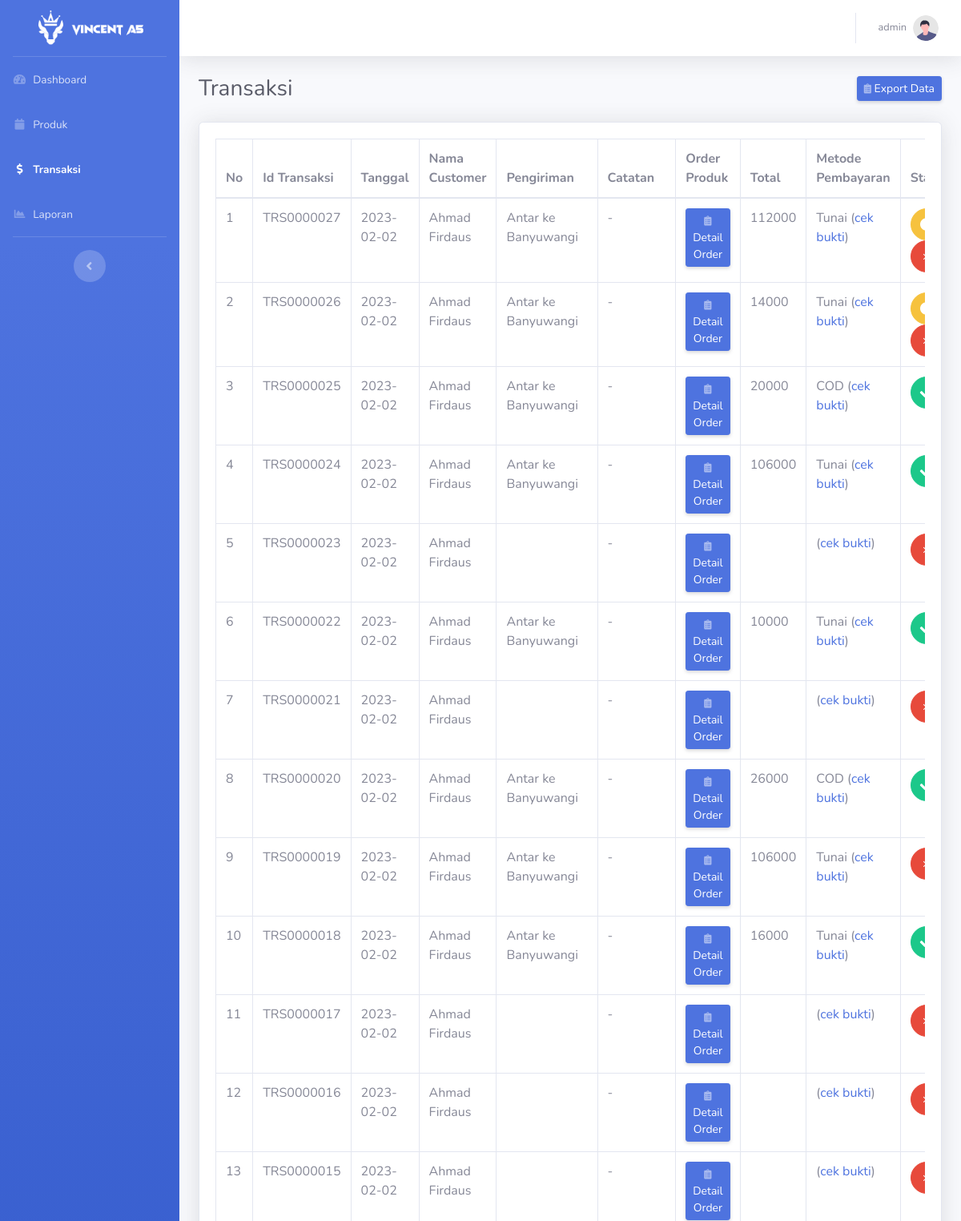
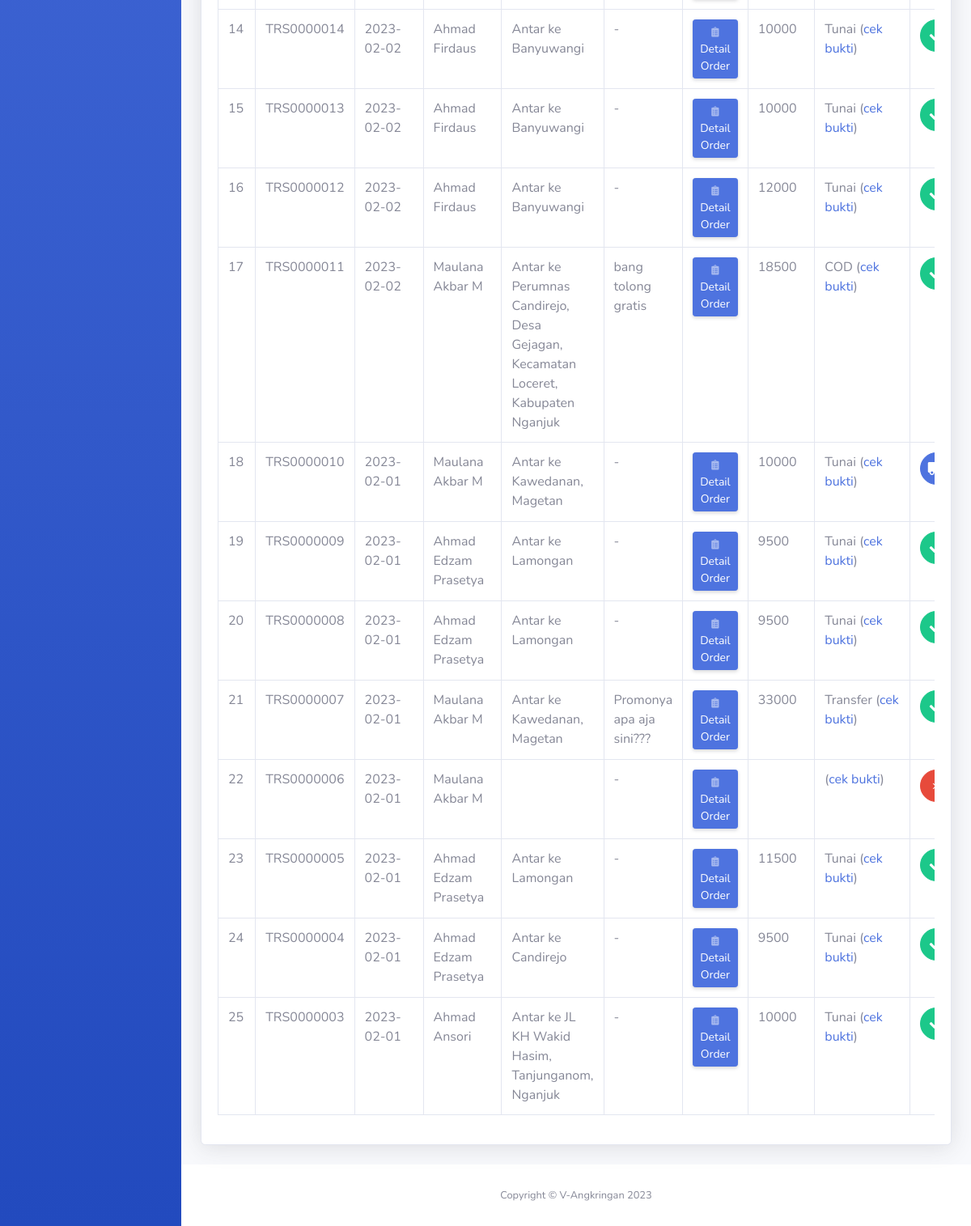
Page /admin/transaksi.php (signed in) on the committed database (2 pictures, top to bottom).
### tables this page shows
CREATE TABLE `transaksi` (
  `id_transaksi` char(10) NOT NULL,
  `username` varchar(30) NOT NULL,
  `subtotal` bigint(15) DEFAULT NULL,
  `pengiriman` varchar(150) DEFAULT NULL,
  `metode` varchar(100) DEFAULT NULL,
  `status` enum('0','1','2','3') DEFAULT NULL,
  `catatanpbl` text DEFAULT NULL,
  `catatan` text DEFAULT NULL,
  `tanggal_transaksi` date NOT NULL DEFAULT current_timestamp(),
  `gambarbukti` varchar(150) DEFAULT NULL
);

CREATE TABLE `user` (
  `username` varchar(30) NOT NULL,
  `email` varchar(30) DEFAULT NULL,
  `password` varchar(20) NOT NULL,
  `nama_lengkap` varchar(30) NOT NULL,
  `no_hp` varchar(13) NOT NULL,
  `alamat` varchar(100) NOT NULL,
  `level` enum('admin','pelanggan','''') DEFAULT NULL,
  `kodeotp` int(10) DEFAULT NULL,
  `gambaruser` varchar(150) DEFAULT NULL
);

### admin/transaksi.php (the view, shortened to what this page needs)
<?php
require ('koneksi.php');
?>
<!DOCTYPE html>
<html lang="en">
<head>
    <link href="vendor/fontawesome-free/css/all.min.css" rel="stylesheet" type="text/css">
    <link href="css/sb-admin-2.min.css" rel="stylesheet">
</head>
<body id="page-top">
    <div id="wrapper">
        <ul class="navbar-nav bg-gradient-primary sidebar sidebar-dark accordion" id="accordionSidebar">
            <a class="sidebar-brand d-flex align-items-center justify-content-center" href="index.php">
                <div class="sidebar-brand-icon">
                    <img src="..\assets\gambar\a5-img.png" style="width:70%">
                </div>
            </a>
            <hr class="sidebar-divider my-0">
            <li class="nav-item">
                <a class="nav-link" href="index.php">
                    <i class="fas fa-fw fa-tachometer-alt"></i>
                    <span>Dashboard</span></a>
            </li>
            <li class="nav-item">
                <a class="nav-link" href="produk.php">
                    <i class="fas fa-fw fa-calendar"></i>
                    <span>Produk</span></a>
            </li>
            <li class="nav-item active">
                <a class="nav-link" href="transaksi.php">
                    <i class="fas fa-fw fa-dollar-sign"></i>
                    <span>Transaksi</span></a>
            </li>
                        <li class="nav-item">
                <a class="nav-link" href="laporan.php">
                    <i class="fas fa-fw fa-chart-area"></i>
                    <span>Laporan</span></a>
            </li>
            <hr class="sidebar-divider d-none d-md-block">
            <div class="text-center d-none d-md-inline">
                <button class="rounded-circle border-0" id="sidebarToggle"></button>
            </div>
        </ul>
        <div id="content-wrapper" class="d-flex flex-column">
            <div id="content">
                <nav class="navbar navbar-expand navbar-light bg-white topbar mb-4 static-top shadow">
                    <ul class="navbar-nav ml-auto">
                        <li class="nav-item dropdown no-arrow">
                            <a class="nav-link dropdown-toggle" href="#" id="userDropdown" role="button"
                                data-toggle="dropdown" aria-haspopup="true" aria-expanded="false">
                                <span class="mr-2 d-none d-lg-inline text-gray-600 small"><?php echo $_SESSION['ses'] ?></span>
                                <img class="img-profile rounded-circle"
                                    src="img/undraw_profile.svg">
                            </a>
                        </li>
                    </ul>
                </nav>
                <div class="container-fluid">
                    <div class="d-sm-flex align-items-center justify-content-between mb-4">
                        <h1 class="h3 mb-0 text-gray-800">Transaksi</h1> <a href="export-data-transaksi.php" class="btn btn-sm btn-primary shadow-sm"><i class="fas fa-clipboard-list fa-sm text-white-50"></i> Export Data</a>
                    </div>
                    <div class="card shadow mb-4">
                        <div class="card-body">
                            <div class="table-responsive">
                                <table class="table table-bordered" id="dataTable" width="100px" cellspacing="0">
                                    <thead>
                                        <tr>
                                            <th>No</th>
                                            <th>Id Transaksi</th>
                                            <th>Tanggal</th>
                                            <th>Nama Customer</th>
                                            <th>Pengiriman</th>
                                            <th>Catatan</th>
                                            <th>Order Produk</th>
                                            <th>Total</th>
                                            <th>Metode Pembayaran</th>
                                            <th>Status</th>
                                        </tr>
                                    </thead>
                                    <tbody>
                            <?php
                            $query = "SELECT id_transaksi as id, tanggal_transaksi as tanggal,nama_lengkap as nama, subtotal as total,  transaksi.pengiriman as alamat, transaksi.metode as metode, transaksi.status as status, transaksi.catatanpbl as catatan, transaksi.gambarbukti as gambar FROM transaksi JOIN user ON transaksi.username = user.username order by id desc";
                            $result = mysqli_query($koneksi, $query);
                            $no1 = 1;
                            while ($row = mysqli_fetch_array($result)) {
                                $idtransaksi = $row['id'];
                                $tgltransaksi = $row['tanggal'];
                                $namalengkap = $row['nama'];
                                $alamat = $row['alamat'];
                                $totalbayar = $row['total'];
                                $status = $row['status'];
                                $metode = $row['metode'];
                                $catatan = $row['catatan'];
                                ?>
                            <tr>
                                <td><?php echo $no1; ?></td>
                                <td><?php echo $idtransaksi; ?></td>
                                <td><?php echo $tgltransaksi; ?></td>
                                <td><?php echo $namalengkap; ?></td>
                                <td><?php echo $alamat; ?></td>
                                <td><?php
                                if($catatan==null) {
                                 echo "-";
                                } else {
                                    echo $catatan;
                                }
                                ?></td>
                                <td><a class="btn btn-sm btn-primary shadow-sm" title="Detail Order" href="" data-toggle="modal" data-target="#myorder<?php echo $row['id']; ?>"><i class="fas fa-clipboard-list fa-sm text-white-50"></i> Detail Order</a></a>
                            </td>
                                <td><?php echo $totalbayar; ?></td>
                                <td><?php echo $metode; ?> (<a href="" data-toggle="modal" data-target="#cekbukti<?php echo $idtransaksi; ?>">cek bukti</a>)
                            </td>
                                <td>
                                <?php
                                    if($status=="0") {
                                        echo "<a class='btn btn-warning btn-circle' title='Transaksi sedang Diproses' href='proses-trans.php?id=$idtransaksi'><i class='fas fa-clock'></i></a>";
                                        echo "<a class='btn btn-danger btn-circle' title='Batalkan Transaksi' href='batalkan-trans.php?id=$idtransaksi' onclick='if (confirm('Apakah yakin ingin membatalkan pesanan?')){return true;}else{event.stopPropagation(); event.preventDefault();};'>&times;</a>";
                                    }
                                    elseif ($status=="1") {
                                        echo "<a class='btn btn-primary btn-circle' title='Transaksi Dikirim' href='#'><i class='fas fa-truck'></i></a>";
                                    }elseif ($status=="2") {
                                        echo "<a class='btn btn-success btn-circle' title='Transaksi Selesai' href='#'><i class='fas fa-check'></i></a>";
                                    }
                                     else {
                                        echo "<a class='btn btn-danger btn-circle' title='Transaksi Dibatalkan' href='#'>&times;</a>";
                                    }
                                    ?>
                                </td>
                            </tr>
                            <?php
                            $no1++;
                            } ?>
                                    </tbody>
                                </table>
                            </div>
                        </div>
                    </div>
                </div>
            </div>
            <footer class="sticky-footer bg-white">
                <div class="container my-auto">
                    <div class="copyright text-center my-auto">
                        <span>Copyright &copy; V-Angkringan <?php echo date('Y'); ?></span>
                    </div>
                </div>
            </footer>
        </div>
    </div>
</body>
</html>

### rows in the picture
transaksi: id_transaksi "TRS0000027", tanggal_transaksi "2023-02-02", username.nama_lengkap "Ahmad Firdaus", pengiriman "Antar ke Banyuwangi", subtotal "112000", metode "Tunai"
transaksi: id_transaksi "TRS0000026", tanggal_transaksi "2023-02-02", username.nama_lengkap "Ahmad Firdaus", pengiriman "Antar ke Banyuwangi", subtotal "14000", metode "Tunai"
transaksi: id_transaksi "TRS0000025", tanggal_transaksi "2023-02-02", username.nama_lengkap "Ahmad Firdaus", pengiriman "Antar ke Banyuwangi", subtotal "20000", metode "COD", status "2" (drawn)
transaksi: id_transaksi "TRS0000024", tanggal_transaksi "2023-02-02", username.nama_lengkap "Ahmad Firdaus", pengiriman "Antar ke Banyuwangi", subtotal "106000", metode "Tunai", status "2" (drawn)
transaksi: id_transaksi "TRS0000023", tanggal_transaksi "2023-02-02", username.nama_lengkap "Ahmad Firdaus"
transaksi: id_transaksi "TRS0000022", tanggal_transaksi "2023-02-02", username.nama_lengkap "Ahmad Firdaus", pengiriman "Antar ke Banyuwangi", subtotal "10000", metode "Tunai", status "2" (drawn)
transaksi: id_transaksi "TRS0000021", tanggal_transaksi "2023-02-02", username.nama_lengkap "Ahmad Firdaus"
transaksi: id_transaksi "TRS0000020", tanggal_transaksi "2023-02-02", username.nama_lengkap "Ahmad Firdaus", pengiriman "Antar ke Banyuwangi", subtotal "26000", metode "COD", status "2" (drawn)
transaksi: id_transaksi "TRS0000019", tanggal_transaksi "2023-02-02", username.nama_lengkap "Ahmad Firdaus", pengiriman "Antar ke Banyuwangi", subtotal "106000", metode "Tunai"
transaksi: id_transaksi "TRS0000018", tanggal_transaksi "2023-02-02", username.nama_lengkap "Ahmad Firdaus", pengiriman "Antar ke Banyuwangi", subtotal "16000", metode "Tunai", status "2" (drawn)
transaksi: id_transaksi "TRS0000017", tanggal_transaksi "2023-02-02", username.nama_lengkap "Ahmad Firdaus"
transaksi: id_transaksi "TRS0000016", tanggal_transaksi "2023-02-02", username.nama_lengkap "Ahmad Firdaus"
transaksi: id_transaksi "TRS0000015", tanggal_transaksi "2023-02-02", username.nama_lengkap "Ahmad Firdaus"
transaksi: id_transaksi "TRS0000014", tanggal_transaksi "2023-02-02", username.nama_lengkap "Ahmad Firdaus", pengiriman "Antar ke Banyuwangi", subtotal "10000", metode "Tunai", status "2" (drawn)
transaksi: id_transaksi "TRS0000013", tanggal_transaksi "2023-02-02", username.nama_lengkap "Ahmad Firdaus", pengiriman "Antar ke Banyuwangi", subtotal "10000", metode "Tunai", status "2" (drawn)
transaksi: id_transaksi "TRS0000012", tanggal_transaksi "2023-02-02", username.nama_lengkap "Ahmad Firdaus", pengiriman "Antar ke Banyuwangi", subtotal "12000", metode "Tunai", status "2" (drawn)
transaksi: id_transaksi "TRS0000011", tanggal_transaksi "2023-02-02", username.nama_lengkap "Maulana Akbar M", pengiriman "Antar ke Perumnas Candirejo, Desa Gejagan, Kecamatan Loceret, Kabupaten Nganjuk", catatanpbl "bang tolong gratis", subtotal "18500", metode "COD", status "2" (drawn)
transaksi: id_transaksi "TRS0000010", tanggal_transaksi "2023-02-01", username.nama_lengkap "Maulana Akbar M", pengiriman "Antar ke Kawedanan, Magetan", subtotal "10000", metode "Tunai", status "1" (drawn)
transaksi: id_transaksi "TRS0000009", tanggal_transaksi "2023-02-01", username.nama_lengkap "Ahmad Edzam Prasetya", pengiriman "Antar ke Lamongan", subtotal "9500", metode "Tunai", status "2" (drawn)
transaksi: id_transaksi "TRS0000008", tanggal_transaksi "2023-02-01", username.nama_lengkap "Ahmad Edzam Prasetya", pengiriman "Antar ke Lamongan", subtotal "9500", metode "Tunai", status "2" (drawn)
transaksi: id_transaksi "TRS0000007", tanggal_transaksi "2023-02-01", username.nama_lengkap "Maulana Akbar M", pengiriman "Antar ke Kawedanan, Magetan", catatanpbl "Promonya apa aja sini???", subtotal "33000", metode "Transfer", status "2" (drawn)
transaksi: id_transaksi "TRS0000006", tanggal_transaksi "2023-02-01", username.nama_lengkap "Maulana Akbar M"
transaksi: id_transaksi "TRS0000005", tanggal_transaksi "2023-02-01", username.nama_lengkap "Ahmad Edzam Prasetya", pengiriman "Antar ke Lamongan", subtotal "11500", metode "Tunai", status "2" (drawn)
transaksi: id_transaksi "TRS0000004", tanggal_transaksi "2023-02-01", username.nama_lengkap "Ahmad Edzam Prasetya", pengiriman "Antar ke Candirejo", subtotal "9500", metode "Tunai", status "2" (drawn)
transaksi: id_transaksi "TRS0000003", tanggal_transaksi "2023-02-01", username.nama_lengkap "Ahmad Ansori", pengiriman "Antar ke JL KH Wakid Hasim, Tanjunganom, Nganjuk", subtotal "10000", metode "Tunai", status "2" (drawn)

### other values in the picture
$_SESSION['ses'] "admin"
